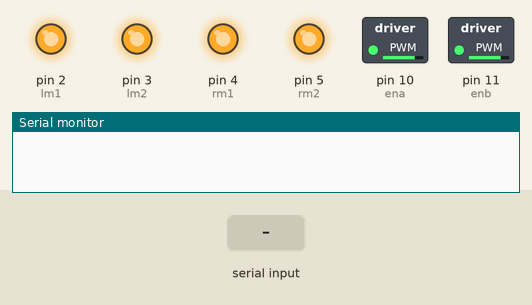
This sketch was run on a simulated Arduino Uno, built with avr-gcc and run on an emulated ATmega328P. On the bench: switched loads named in the sketch (green lamp = pin HIGH), output pins drawn as LEDs (lit = HIGH), the last lines printed to the serial monitor. The test bench sets the inputs (shaded band).

Above: at 1.2 s.
1.3 s: "F" received over Serial
At 2.0 s:
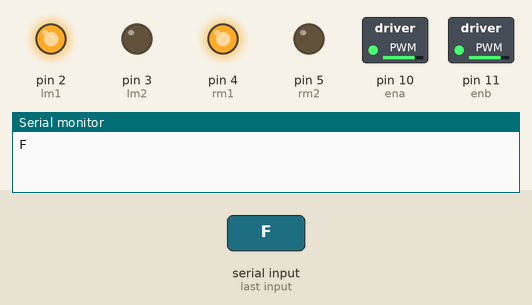
2.8 s: "B" received over Serial
At 3.1 s:
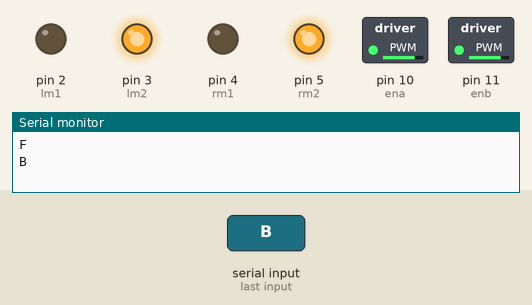
4.3 s: "L" received over Serial
At 5.5 s:
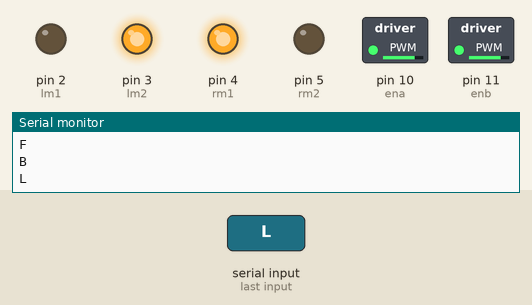
5.8 s: "R" received over Serial
At 6.6 s:
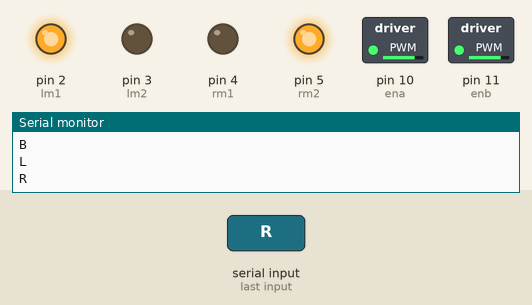
7.3 s: "G" received over Serial
At 7.7 s:
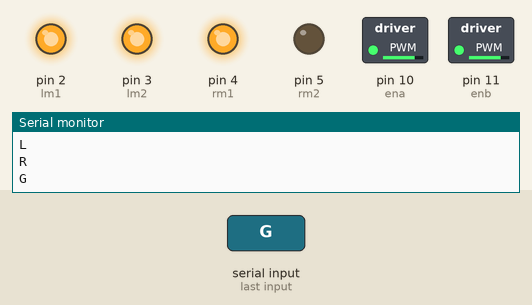
8.8 s: "I" received over Serial
At 10.1 s:
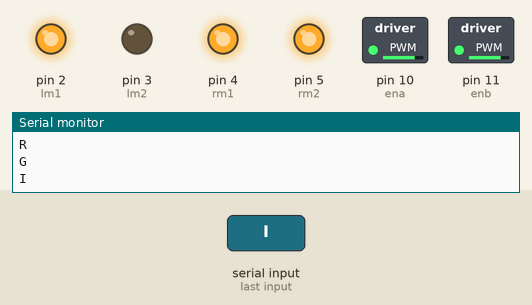
Timing chart, 0 to 11.3 s (numbered marks = the images above; inputs shaded):
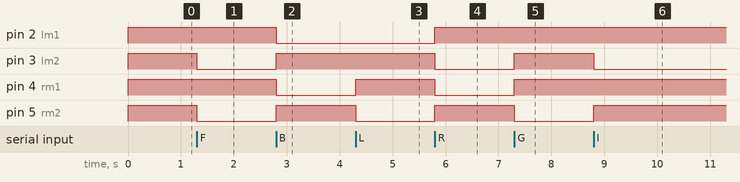

The sketch:

Smart_wheelchair.ino
```cpp
#define ena 10
#define enb 11
#define lm1 2
#define lm2 3
#define rm1 4
#define rm2 5

void drive( int ,int);
void setup() {
  // put your setup code here, to run once:
Serial.begin(9600);
analogWrite(ena,200);
analogWrite(enb,200);
pinMode(lm1,OUTPUT);
pinMode(lm2,OUTPUT);
pinMode(rm1,OUTPUT);
pinMode(rm2,OUTPUT);
}
char x;
void loop() {
  // put your main code here, to run repeatedly:
if (Serial.available()>0)
{x=Serial.read();
Serial.println(x);}
if(x=='F')drive(1,1);
else if(x=='B')drive(-1,-1);
else if(x=='L')drive(-1,1);
else if(x=='R')drive(1,-1);
else if(x=='G')drive(0,1);
else if(x=='I')drive(1,0);
else if(x=='H')drive(0,-1);
else if(x=='J')drive(-1,0);
else{
drive(0,0);

}
}


void drive(int l,int r)
{
  if (l==1)
  {digitalWrite(lm1,1);
   digitalWrite(lm2,0);
  }
  else if(l==0)
  {digitalWrite(lm1,1);
   digitalWrite(lm2,1);
  }
  else if(l==-1)
  {digitalWrite(lm1,0);
   digitalWrite(lm2,1);
  }

  if (r==1)
  {digitalWrite(rm1,1);
   digitalWrite(rm2,0);
  }
  else if(r==0)
  {digitalWrite(rm1,1);
   digitalWrite(rm2,1);
  }
  else if(r==-1)
  {digitalWrite(rm1,0);
   digitalWrite(rm2,1);
  }
  }
```

Measured:
- after the input at 1.3 s, pin 3 (lm2), pin 5 (rm2): HIGH → LOW at once
- after the input at 2.8 s, pin 2 (lm1), pin 4 (rm1): HIGH → LOW at once; pin 3 (lm2), pin 5 (rm2): LOW → HIGH at once
- after the input at 4.3 s, pin 4 (rm1): LOW → HIGH at once; pin 5 (rm2): HIGH → LOW at once
- after the input at 5.8 s, pin 2 (lm1), pin 5 (rm2): LOW → HIGH at once; pin 3 (lm2), pin 4 (rm1): HIGH → LOW at once
- after the input at 7.3 s, pin 3 (lm2), pin 4 (rm1): LOW → HIGH at once; pin 5 (rm2): HIGH → LOW at once
- after the input at 8.8 s, pin 3 (lm2): HIGH → LOW at once; pin 5 (rm2): LOW → HIGH at once
